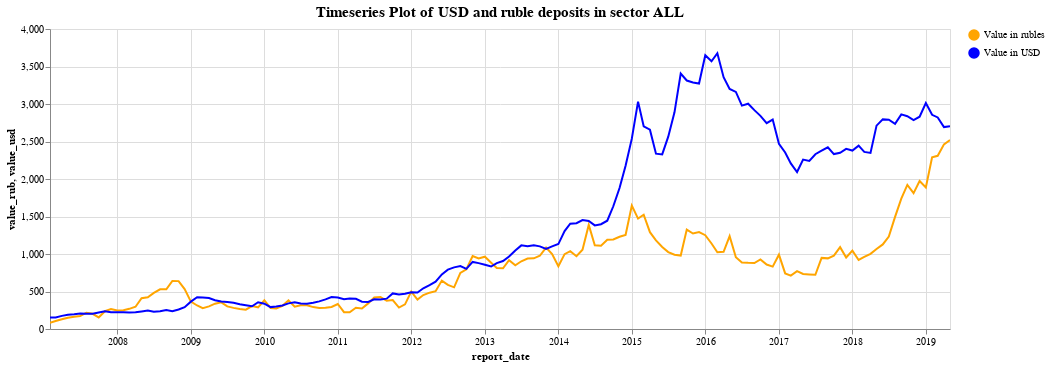

Write notebook code for a chart like this one.
### Code cell
plot_sectors(sector_sum, 'ALL')

### Figure 1 — Vega-Lite specification as saved in the notebook (floating-point values rounded to 4 significant figures; data arrays with more than 128 entries replaced by an {"elided": "..."} marker saying what was removed)
{"config": {"view": {"continuousWidth": 400, "continuousHeight": 300}}, "layer": [{"mark": {"type": "line", "color": "orange"}, "encoding": {"color": {"type": "nominal", "field": "legend1", "scale": {"domain": ["Value in rubles", "Value in USD"], "range": ["orange", "blue"]}, "title": ""}, "x": {"type": "temporal", "field": "report_date"}, "y": {"type": "quantitative", "field": "value_rub"}}, "selection": {"selector045": {"type": "interval", "bind": "scales", "encodings": ["x", "y"]}}, "transform": [{"calculate": "'Value in rubles'", "as": "legend1"}, {"calculate": "'Value in USD'", "as": "legend2"}]}, {"mark": {"type": "line", "color": "blue"}, "encoding": {"color": {"type": "nominal", "field": "legend2", "scale": {"domain": ["Value in rubles", "Value in USD"], "range": ["orange", "blue"]}, "title": ""}, "x": {"type": "temporal", "field": "report_date"}, "y": {"type": "quantitative", "field": "value_usd"}}, "transform": [{"calculate": "'Value in rubles'", "as": "legend1"}, {"calculate": "'Value in USD'", "as": "legend2"}]}, {"mark": {"type": "text", "align": "left", "baseline": "middle", "dx": 3}, "encoding": {"color": {"type": "nominal", "field": "legend1", "scale": {"domain": ["Value in rubles", "Value in USD"], "range": ["orange", "blue"]}, "title": ""}, "x": {"type": "temporal", "field": "report_date"}, "y": {"type": "quantitative", "field": "value_rub"}}, "transform": [{"calculate": "'Value in rubles'", "as": "legend1"}, {"calculate": "'Value in USD'", "as": "legend2"}]}], "data": {"name": "data-d2cfaf7eb2e7e89bae844f8480fa84fd"}, "height": 300, "title": {"text": ["Timeseries Plot of USD and ruble deposits in sector ALL"], "fontSize": 15, "fontWeight": "bold", "font": "Courier New"}, "width": 900, "$schema": "https://vega.github.io/schema/vega-lite/v4.8.1.json", "datasets": {"data-d2cfaf7eb2e7e89bae844f8480fa84fd": {"elided": "148 records"}}}
